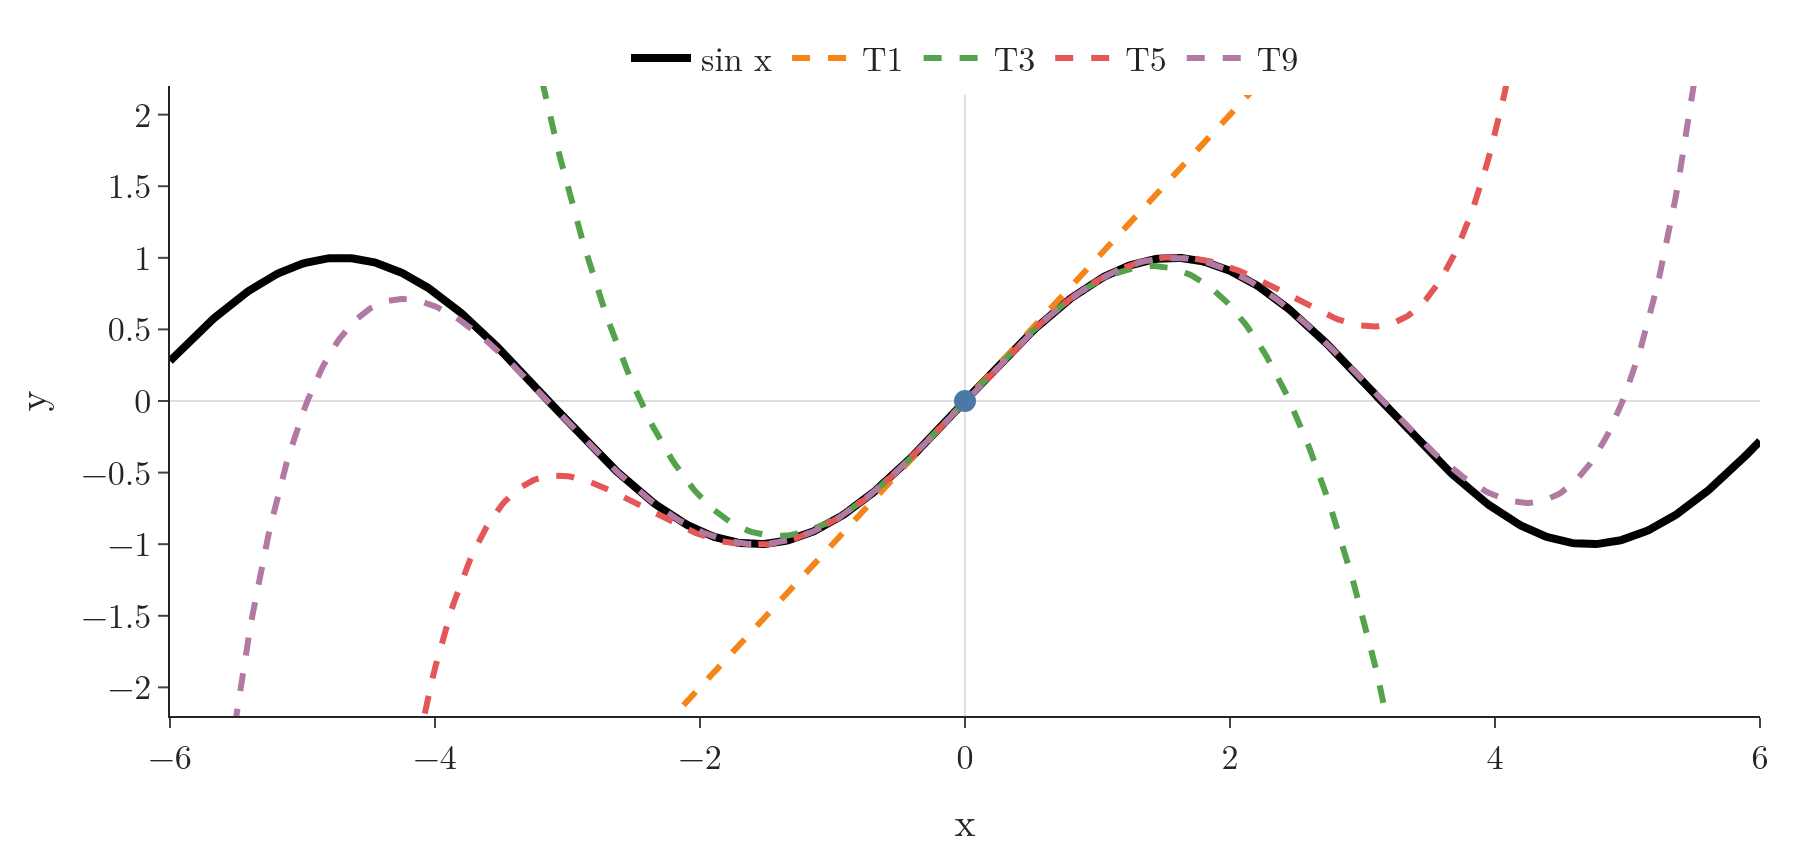

Here is the Python script that generated this plot:
"""Taylor polynomials of sin(x) around x0 = 0 (Plotly): T1 = x, T3, T5 and T9. Higher degree follows the curve
over a wider range. Also writes .pdf for the PDF build."""
from math import factorial
from pathlib import Path
import numpy as np
import plotly.graph_objects as go

here = Path(__file__).parent
BLUE, ORANGE, GREEN, RED, GREY, PURPLE = "#4C78A8", "#F58518", "#54A24B", "#E45756", "#6B6B6B", "#B279A2"
x = np.linspace(-6, 6, 600)


def T(n, x):
    # only odd powers survive: sin, cos, -sin, -cos repeat, and sin(0) = 0
    return sum((-1) ** (k // 2) * x ** k / factorial(k) for k in range(1, n + 1, 2))


assert abs(T(5, 0.5) - 0.479427) < 1e-6
fig = go.Figure()
fig.add_trace(go.Scatter(x=x, y=np.sin(x), name="sin x", line=dict(color="black", width=4)))
for n, c in ((1, ORANGE), (3, GREEN), (5, RED), (9, PURPLE)):
    fig.add_trace(go.Scatter(x=x, y=T(n, x), name=f"T{n}", line=dict(color=c, width=3, dash="dash")))
fig.add_trace(go.Scatter(x=[0], y=[0], mode="markers", marker=dict(size=11, color=BLUE), showlegend=False))
fig.update_xaxes(title="x", range=[-6, 6], zeroline=True, zerolinecolor="#DDDDDD")
fig.update_yaxes(title="y", range=[-2.2, 2.2], zeroline=True, zerolinecolor="#DDDDDD")
fig.update_layout(template="simple_white", width=900, height=430, font=dict(family="Latin Modern Roman", size=17),
                  legend=dict(orientation="h", y=1.1, x=0.5, xanchor="center"), margin=dict(l=60, r=20, t=40, b=55))
fig.write_image(here / "taylor_sin.png", scale=2)
fig.write_image(here / "taylor_sin.pdf")
